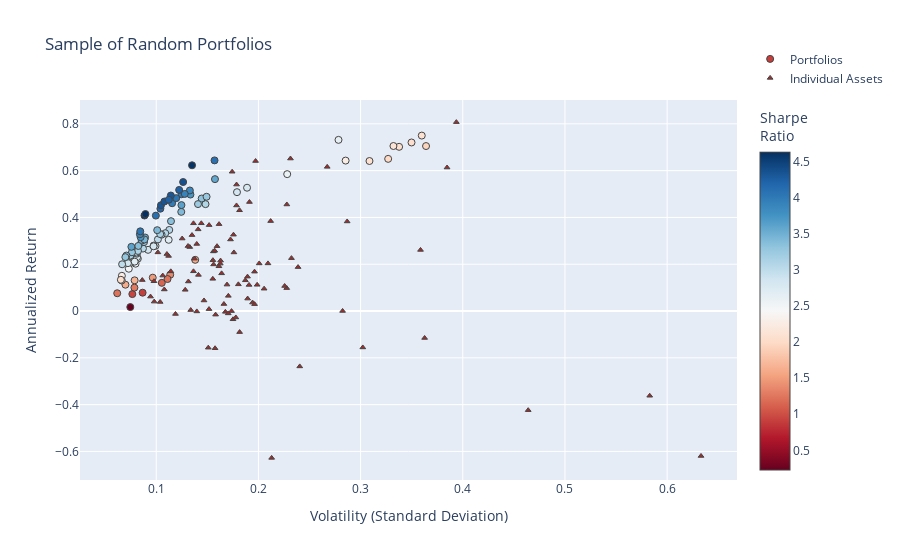

Notebook source saved alongside this figure:
### Code cell
fig2 = go.Figure()

fig2.add_trace(go.Scatter(
    x=[p["variance"]**0.5 for p in dominant_portfolios],  # Convert variance to volatility
    y=[p["return"] for p in dominant_portfolios],
    mode='markers',
    marker=dict(
        color=[p["return"] / (p["variance"]**0.5) for p in dominant_portfolios],  # Sharpe Ratio
        showscale=True,
        size=7,
        line=dict(width=1),
        colorscale="RdBu",
        colorbar=dict(title="Sharpe<br>Ratio")
    ),
    hoverinfo='text',
    text=[
        f"Return: {p['return']:.2%}<br>Volatility: {p['variance']**0.5:.2f}<br>" +
        "<br>".join([f"{p['tickers'][i]}: Weight={p['weights'][i]:.2f}" for i in range(len(p['tickers']))])
        for p in dominant_portfolios
    ],
    name="Portfolios"
))


fig2.add_trace(go.Scatter(
    x=volatility, 
    y=annualized_returns,
    mode='markers',
    hoverinfo='text',
    hovertext=[
        f"{name} <br>Volatility: {vol:.2f} <br>Returns: {ret:.2%} <br>Sharpe Ratio: {sr:.2f}"
        for name, vol, ret, sr in zip(names, volatility, annualized_returns, sharpe_ratios)
    ],
    marker=dict(
        color='brown',
        size=5,
        symbol='triangle-up',  # Sets the marker shape to a triangle
        line=dict(width=1)
    ),
    name="Individual Assets"
))

fig2.update_layout(
    title='Sample of Random Portfolios',
    xaxis_title='Volatility (Standard Deviation)',
    yaxis_title='Annualized Return',
    legend=dict(y=5
    )
)


fig2.show()

### Figure 1 — Plotly figure (JSON) as saved in the notebook; plotly's stock layout.template omitted (floating-point values rounded to 4 significant figures)
{"data": [{"hoverinfo": "text", "marker": {"color": [0.9052, 1.142, 1.583, 3.082, 1.364, 1.232, 2.713, 1.476, 3.074, 2.536, 3.056, 1.664, 2.73, 3.098, 3.405, 3.011, 3.329, 0.9456, 2.842, 2.806, 1.272, 2.869, 2.79, 0.2267, 3.272, 2.471, 3.355, 2.841, 3.164, 1.937, 2.837, 3.579, 2.737, 3.529, 3.422, 4.092, 2.828, 4.611, 3.068, 3.023, 1.611, 3.094, 2.564, 1.989, 3.421, 3.244, 4.203, 3.124, 3.729, 4.612, 2.831, 2.078, 3.63, 3.986, 2.077, 3.344, 3.0, 2.059, 3.507, 2.123, 1.969, 2.675, 3.173, 3.295, 3.456, 3.625, 3.876, 4.321, 2.253, 2.268, 3.724, 3.373, 1.229, 3.348, 4.0, 4.634, 2.628, 4.036, 4.099, 3.903, 3.3, 4.319, 2.084, 2.042, 3.913, 4.228, 4.334, 4.364, 4.036, 4.236], "colorbar": {"title": {"text": "Sharpe<br>Ratio"}}, "colorscale": [[0, "rgb(103,0,31)"], [0.1, "rgb(178,24,43)"], [0.2, "rgb(214,96,77)"], [0.3, "rgb(244,165,130)"], [0.4, "rgb(253,219,199)"], [0.5, "rgb(247,247,247)"], [0.6, "rgb(209,229,240)"], [0.7, "rgb(146,197,222)"], [0.8, "rgb(67,147,195)"], [0.9, "rgb(33,102,172)"], [1, "rgb(5,48,97)"]], "line": {"width": 1}, "showscale": true, "size": 7}, "mode": "markers", "name": "Portfolios", "text": ["Return: 7.85%<br>Volatility: 0.09<br>DUK_Close: Weight=0.67<br>CVX_Close: Weight=0.04<br>NKE_Close: Weight=0.29", "Return: 12.04%<br>Volatility: 0.11<br>MDT_Close: Weight=0.46<br>ABT_Close: Weight=0.34<br>PFE_Close: Weight=0.20", "Return: 21.88%<br>Volatility: 0.14<br>JPM_Close: Weight=0.83<br>TXN_Close: Weight=0.12<br>QCOM_Close: Weight=0.05", "Return: 45.69%<br>Volatility: 0.15<br>MSFT_Close: Weight=0.12<br>DE_Close: Weight=0.47<br>PG_Close: Weight=0.17<br>NVDA_Close: Weight=0.24", "Return: 15.51%<br>Volatility: 0.11<br>VZ_Close: Weight=0.60<br>ETN_Close: Weight=0.22<br>CRM_Close: Weight=0.15<br>VRTX_Close: Weight=0.03", "Return: 13.68%<br>Volatility: 0.11<br>WFC_Close: Weight=0.46<br>SRE_Close: Weight=0.04<br>GOOG_Close: Weight=0.13<br>SYY_Close: Weight=0.37", "Return: 30.44%<br>Volatility: 0.11<br>AEP_Close: Weight=0.38<br>PYPL_Close: Weight=0.22<br>CRM_Close: Weight=0.40", "Return: 14.26%<br>Volatility: 0.10<br>EXC_Close: Weight=0.48<br>BMY_Close: Weight=0.07<br>ABT_Close: Weight=0.26<br>REGN_Close: Weight=0.19", "Return: 34.66%<br>Volatility: 0.11<br>SYY_Close: Weight=0.60<br>BA_Close: Weight=0.14<br>ADBE_Close: Weight=0.10<br>JPM_Close: Weight=0.00<br>CAT_Close: Weight=0.16", "Return: 20.24%<br>Volatility: 0.08<br>REGN_Close: Weight=0.10<br>DHR_Close: Weight=0.07<br>NEE_Close: Weight=0.59<br>RTX_Close: Weight=0.15<br>MSFT_Close: Weight=0.09", "Return: 33.27%<br>Volatility: 0.11<br>EXC_Close: Weight=0.19<br>META_Close: Weight=0.16<br>DE_Close: Weight=0.52<br>SYY_Close: Weight=0.14", "Return: 13.12%<br>Volatility: 0.08<br>HON_Close: Weight=0.10<br>ORCL_Close: Weight=0.19<br>DUK_Close: Weight=0.12<br>NEE_Close: Weight=0.33<br>SO_Close: Weight=0.26", "Return: 22.38%<br>Volatility: 0.08<br>IBM_Close: Weight=0.06<br>ABT_Close: Weight=0.00<br>BTI_Close: Weight=0.11<br>DUK_Close: Weight=0.54<br>CAT_Close: Weight=0.29", "Return: 32.61%<br>Volatility: 0.11<br>HD_Close: Weight=0.57<br>BIIB_Close: Weight=0.16<br>NVDA_Close: Weight=0.03<br>INTC_Close: Weight=0.07<br>DE_Close: Weight=0.18", "Return: 42.39%<br>Volatility: 0.12<br>CAT_Close: Weight=0.52<br>AMZN_Close: Weight=0.14<br>XOM_Close: Weight=0.20<br>SAP_Close: Weight=0.13<br>DIS_Close: Weight=0.01", "Return: 30.60%<br>Volatility: 0.10<br>XOM_Close: Weight=0.20<br>NEE_Close: Weight=0.33<br>ISRG_Close: Weight=0.47", "Return: 48.10%<br>Volatility: 0.14<br>ADBE_Close: Weight=0.26<br>ABT_Close: Weight=0.02<br>ABBV_Close: Weight=0.67<br>GIS_Close: Weight=0.01<br>SO_Close: Weight=0.05", "Return: 7.24%<br>Volatility: 0.08<br>ACN_Close: Weight=0.19<br>GILD_Close: Weight=0.03<br>AEP_Close: Weight=0.42<br>MRK_Close: Weight=0.33<br>EMR_Close: Weight=0.03", "Return: 26.16%<br>Volatility: 0.09<br>CPB_Close: Weight=0.16<br>PEP_Close: Weight=0.22<br>TXN_Close: Weight=0.20<br>HD_Close: Weight=0.23<br>PYPL_Close: Weight=0.19", "Return: 27.86%<br>Volatility: 0.10<br>ABT_Close: Weight=0.20<br>V_Close: Weight=0.52<br>EW_Close: Weight=0.17<br>JPM_Close: Weight=0.11", "Return: 10.01%<br>Volatility: 0.08<br>PG_Close: Weight=0.62<br>VZ_Close: Weight=0.16<br>GOOGL_Close: Weight=0.22", "Return: 27.97%<br>Volatility: 0.10<br>CAT_Close: Weight=0.23<br>GOOGL_Close: Weight=0.01<br>JNJ_Close: Weight=0.76", "Return: 52.70%<br>Volatility: 0.19<br>NVDA_Close: Weight=0.17<br>VRTX_Close: Weight=0.02<br>ISRG_Close: Weight=0.81", "Return: 1.69%<br>Volatility: 0.07<br>SRE_Close: Weight=0.30<br>MRK_Close: Weight=0.25<br>KO_Close: Weight=0.24<br>ABT_Close: Weight=0.08<br>GIS_Close: Weight=0.13", "Return: 48.84%<br>Volatility: 0.15<br>GIS_Close: Weight=0.09<br>TXN_Close: Weight=0.22<br>CAT_Close: Weight=0.34<br>LMT_Close: Weight=0.07<br>VRTX_Close: Weight=0.28", "Return: 18.08%<br>Volatility: 0.07<br>RTX_Close: Weight=0.08<br>CRM_Close: Weight=0.26<br>RMD_Close: Weight=0.08<br>KO_Close: Weight=0.56<br>BABA_Close: Weight=0.02", "Return: 38.40%<br>Volatility: 0.11<br>SYK_Close: Weight=0.37<br>MMM_Close: Weight=0.28<br>CAT_Close: Weight=0.35", "Return: 27.68%<br>Volatility: 0.10<br>KO_Close: Weight=0.18<br>V_Close: Weight=0.66<br>SYK_Close: Weight=0.08<br>TXN_Close: Weight=0.09", "Return: 32.87%<br>Volatility: 0.10<br>GS_Close: Weight=0.22<br>DE_Close: Weight=0.24<br>BA_Close: Weight=0.19<br>ABT_Close: Weight=0.35", "Return: 70.51%<br>Volatility: 0.36<br>AMD_Close: Weight=0.03<br>CPB_Close: Weight=0.07<br>NVDA_Close: Weight=0.91", "Return: 50.80%<br>Volatility: 0.18<br>ADBE_Close: Weight=0.43<br>EMR_Close: Weight=0.02<br>PYPL_Close: Weight=0.47<br>DIS_Close: Weight=0.05<br>CSCO_Close: Weight=0.04", "Return: 56.37%<br>Volatility: 0.16<br>NKE_Close: Weight=0.02<br>HD_Close: Weight=0.09<br>BA_Close: Weight=0.90", "Return: 20.77%<br>Volatility: 0.08<br>MCD_Close: Weight=0.39<br>MDT_Close: Weight=0.04<br>LLY_Close: Weight=0.29<br>CVX_Close: Weight=0.24<br>ACN_Close: Weight=0.04", "Return: 31.43%<br>Volatility: 0.09<br>BABA_Close: Weight=0.21<br>MCD_Close: Weight=0.29<br>AEP_Close: Weight=0.50", "Return: 34.55%<br>Volatility: 0.10<br>AEP_Close: Weight=0.03<br>NKE_Close: Weight=0.01<br>LMT_Close: Weight=0.50<br>MRK_Close: Weight=0.07<br>BA_Close: Weight=0.38", "Return: 40.78%<br>Volatility: 0.10<br>TXN_Close: Weight=0.12<br>TMO_Close: Weight=0.31<br>DE_Close: Weight=0.24<br>META_Close: Weight=0.03<br>BA_Close: Weight=0.30", "Return: 22.98%<br>Volatility: 0.08<br>CMCSA_Close: Weight=0.06<br>PG_Close: Weight=0.28<br>MMM_Close: Weight=0.34<br>MSFT_Close: Weight=0.32", "Return: 40.83%<br>Volatility: 0.09<br>KO_Close: Weight=0.35<br>ABBV_Close: Weight=0.14<br>PYPL_Close: Weight=0.14<br>MA_Close: Weight=0.11<br>BA_Close: Weight=0.26", "Return: 26.70%<br>Volatility: 0.09<br>MRK_Close: Weight=0.11<br>MA_Close: Weight=0.35<br>LMT_Close: Weight=0.34<br>UNH_Close: Weight=0.20", "Return: 24.49%<br>Volatility: 0.08<br>AMZN_Close: Weight=0.10<br>NEE_Close: Weight=0.48<br>WMT_Close: Weight=0.21<br>T_Close: Weight=0.16<br>CSCO_Close: Weight=0.05", "Return: 11.26%<br>Volatility: 0.07<br>MO_Close: Weight=0.08<br>V_Close: Weight=0.02<br>KO_Close: Weight=0.67<br>WFC_Close: Weight=0.15<br>ORCL_Close: Weight=0.09", "Return: 24.98%<br>Volatility: 0.08<br>NEE_Close: Weight=0.41<br>MA_Close: Weight=0.08<br>LMT_Close: Weight=0.50<br>JPM_Close: Weight=0.01", "Return: 58.50%<br>Volatility: 0.23<br>NVDA_Close: Weight=0.50<br>AAPL_Close: Weight=0.17<br>MMM_Close: Weight=0.02<br>ISRG_Close: Weight=0.22<br>HD_Close: Weight=0.10", "Return: 65.03%<br>Volatility: 0.33<br>NVDA_Close: Weight=0.81<br>AEP_Close: Weight=0.07<br>RDY_Close: Weight=0.11", "Return: 29.24%<br>Volatility: 0.09<br>JNJ_Close: Weight=0.45<br>V_Close: Weight=0.38<br>BA_Close: Weight=0.16", "Return: 45.71%<br>Volatility: 0.14<br>NVDA_Close: Weight=0.09<br>MSFT_Close: Weight=0.72<br>CAT_Close: Weight=0.19", "Return: 43.74%<br>Volatility: 0.10<br>CAT_Close: Weight=0.28<br>EXC_Close: Weight=0.25<br>LLY_Close: Weight=0.01<br>K_Close: Weight=0.07<br>BA_Close: Weight=0.39", "Return: 25.67%<br>Volatility: 0.08<br>HON_Close: Weight=0.02<br>AEP_Close: Weight=0.34<br>AAPL_Close: Weight=0.15<br>ABBV_Close: Weight=0.11<br>ACN_Close: Weight=0.39", "Return: 49.77%<br>Volatility: 0.13<br>BTI_Close: Weight=0.07<br>CAT_Close: Weight=0.53<br>MA_Close: Weight=0.39", "Return: 62.29%<br>Volatility: 0.14<br>PYPL_Close: Weight=0.18<br>CAT_Close: Weight=0.40<br>BA_Close: Weight=0.42<br>BMY_Close: Weight=0.00", "Return: 20.48%<br>Volatility: 0.07<br>DHR_Close: Weight=0.28<br>TXN_Close: Weight=0.18<br>MS_Close: Weight=0.00<br>KO_Close: Weight=0.44<br>ABBV_Close: Weight=0.10", "Return: 70.18%<br>Volatility: 0.34<br>BSX_Close: Weight=0.02<br>BMY_Close: Weight=0.13<br>NVDA_Close: Weight=0.85", "Return: 45.27%<br>Volatility: 0.12<br>CAT_Close: Weight=0.50<br>RDY_Close: Weight=0.03<br>META_Close: Weight=0.27<br>MMM_Close: Weight=0.08<br>ACN_Close: Weight=0.13", "Return: 46.07%<br>Volatility: 0.12<br>MSFT_Close: Weight=0.43<br>NKE_Close: Weight=0.01<br>CAT_Close: Weight=0.36<br>UNH_Close: Weight=0.20", "Return: 64.12%<br>Volatility: 0.31<br>COST_Close: Weight=0.03<br>QCOM_Close: Weight=0.23<br>NVDA_Close: Weight=0.74", "Return: 29.46%<br>Volatility: 0.09<br>HD_Close: Weight=0.23<br>MCD_Close: Weight=0.46<br>CVX_Close: Weight=0.31", "Return: 19.98%<br>Volatility: 0.07<br>NEE_Close: Weight=0.31<br>TMO_Close: Weight=0.11<br>V_Close: Weight=0.02<br>PFE_Close: Weight=0.36<br>HD_Close: Weight=0.20", "Return: 72.03%<br>Volatility: 0.35<br>NVDA_Close: Weight=0.88<br>CMCSA_Close: Weight=0.05<br>ZBH_Close: Weight=0.06", "Return: 30.12%<br>Volatility: 0.09<br>SYY_Close: Weight=0.13<br>WMT_Close: Weight=0.29<br>PEP_Close: Weight=0.40<br>ABBV_Close: Weight=0.19", "Return: 70.53%<br>Volatility: 0.33<br>NVDA_Close: Weight=0.83<br>ACN_Close: Weight=0.08<br>DHR_Close: Weight=0.05<br>CRM_Close: Weight=0.04", "Return: 13.05%<br>Volatility: 0.07<br>GM_Close: Weight=0.03<br>XOM_Close: Weight=0.26<br>PEP_Close: Weight=0.50<br>TMO_Close: Weight=0.09<br>GOOG_Close: Weight=0.12", "Return: 21.11%<br>Volatility: 0.08<br>ABT_Close: Weight=0.09<br>LMT_Close: Weight=0.51<br>GM_Close: Weight=0.15<br>CVX_Close: Weight=0.25", "Return: 23.72%<br>Volatility: 0.07<br>BA_Close: Weight=0.07<br>MCD_Close: Weight=0.17<br>V_Close: Weight=0.17<br>PEP_Close: Weight=0.56<br>AAPL_Close: Weight=0.03", "Return: 25.12%<br>Volatility: 0.08<br>HD_Close: Weight=0.41<br>UNH_Close: Weight=0.18<br>KO_Close: Weight=0.41", "Return: 30.57%<br>Volatility: 0.09<br>LMT_Close: Weight=0.62<br>WMT_Close: Weight=0.21<br>MCD_Close: Weight=0.17", "Return: 27.44%<br>Volatility: 0.08<br>NEE_Close: Weight=0.38<br>HD_Close: Weight=0.31<br>BSX_Close: Weight=0.11<br>EMR_Close: Weight=0.03<br>DE_Close: Weight=0.18", "Return: 51.52%<br>Volatility: 0.13<br>ISRG_Close: Weight=0.32<br>CAT_Close: Weight=0.53<br>CVX_Close: Weight=0.14", "Return: 45.21%<br>Volatility: 0.10<br>BA_Close: Weight=0.45<br>SAP_Close: Weight=0.04<br>MCD_Close: Weight=0.44<br>PEP_Close: Weight=0.07", "Return: 64.30%<br>Volatility: 0.29<br>NVDA_Close: Weight=0.69<br>MA_Close: Weight=0.13<br>TMO_Close: Weight=0.18", "Return: 15.05%<br>Volatility: 0.07<br>SAP_Close: Weight=0.29<br>DIS_Close: Weight=0.06<br>XOM_Close: Weight=0.33<br>NEE_Close: Weight=0.31", "Return: 31.56%<br>Volatility: 0.08<br>XOM_Close: Weight=0.17<br>ACN_Close: Weight=0.29<br>ABBV_Close: Weight=0.17<br>MCD_Close: Weight=0.37", "Return: 27.82%<br>Volatility: 0.08<br>HD_Close: Weight=0.05<br>SAP_Close: Weight=0.23<br>LLY_Close: Weight=0.22<br>MCD_Close: Weight=0.27<br>WMT_Close: Weight=0.23", "Return: 7.60%<br>Volatility: 0.06<br>F_Close: Weight=0.17<br>BAC_Close: Weight=0.07<br>KO_Close: Weight=0.45<br>IBM_Close: Weight=0.10<br>DUK_Close: Weight=0.22", "Return: 23.71%<br>Volatility: 0.07<br>TXN_Close: Weight=0.25<br>KO_Close: Weight=0.41<br>HON_Close: Weight=0.25<br>WMT_Close: Weight=0.06<br>REGN_Close: Weight=0.02", "Return: 49.91%<br>Volatility: 0.12<br>DE_Close: Weight=0.28<br>KO_Close: Weight=0.12<br>BA_Close: Weight=0.60", "Return: 41.44%<br>Volatility: 0.09<br>BA_Close: Weight=0.37<br>UNH_Close: Weight=0.07<br>ISRG_Close: Weight=0.04<br>JNJ_Close: Weight=0.22<br>MCD_Close: Weight=0.30", "Return: 73.15%<br>Volatility: 0.28<br>META_Close: Weight=0.01<br>ABBV_Close: Weight=0.09<br>BA_Close: Weight=0.21<br>NVDA_Close: Weight=0.69", "Return: 48.25%<br>Volatility: 0.12<br>CMCSA_Close: Weight=0.03<br>BA_Close: Weight=0.61<br>DE_Close: Weight=0.07<br>PEP_Close: Weight=0.10<br>MSFT_Close: Weight=0.19", "Return: 64.38%<br>Volatility: 0.16<br>PYPL_Close: Weight=0.41<br>CAT_Close: Weight=0.53<br>VRTX_Close: Weight=0.06", "Return: 32.80%<br>Volatility: 0.08<br>BABA_Close: Weight=0.14<br>ACN_Close: Weight=0.20<br>MCD_Close: Weight=0.22<br>SO_Close: Weight=0.02<br>HON_Close: Weight=0.43", "Return: 23.03%<br>Volatility: 0.07<br>JPM_Close: Weight=0.15<br>ABBV_Close: Weight=0.25<br>DUK_Close: Weight=0.24<br>KO_Close: Weight=0.25<br>CSCO_Close: Weight=0.11", "Return: 49.36%<br>Volatility: 0.11<br>MMM_Close: Weight=0.35<br>CAT_Close: Weight=0.20<br>BA_Close: Weight=0.45", "Return: 74.98%<br>Volatility: 0.36<br>ACN_Close: Weight=0.01<br>KO_Close: Weight=0.08<br>NVDA_Close: Weight=0.91", "Return: 13.35%<br>Volatility: 0.07<br>ETN_Close: Weight=0.15<br>LMT_Close: Weight=0.09<br>MSFT_Close: Weight=0.04<br>KO_Close: Weight=0.59<br>DIS_Close: Weight=0.13", "Return: 50.06%<br>Volatility: 0.13<br>GOOGL_Close: Weight=0.08<br>BA_Close: Weight=0.55<br>DE_Close: Weight=0.35<br>GE_Close: Weight=0.01", "Return: 51.76%<br>Volatility: 0.12<br>CAT_Close: Weight=0.46<br>ETN_Close: Weight=0.04<br>UNH_Close: Weight=0.37<br>PYPL_Close: Weight=0.14", "Return: 46.81%<br>Volatility: 0.11<br>ABBV_Close: Weight=0.36<br>UNH_Close: Weight=0.44<br>BA_Close: Weight=0.20", "Return: 55.14%<br>Volatility: 0.13<br>BA_Close: Weight=0.56<br>ABBV_Close: Weight=0.42<br>AMD_Close: Weight=0.02", "Return: 34.06%<br>Volatility: 0.08<br>BA_Close: Weight=0.26<br>CAT_Close: Weight=0.25<br>LLY_Close: Weight=0.05<br>DUK_Close: Weight=0.45", "Return: 47.56%<br>Volatility: 0.11<br>BA_Close: Weight=0.53<br>MDT_Close: Weight=0.04<br>MCD_Close: Weight=0.43"], "type": "scatter", "x": [0.08669, 0.1055, 0.1382, 0.1483, 0.1137, 0.1111, 0.1122, 0.0966, 0.1128, 0.07979, 0.1088, 0.07885, 0.08201, 0.1053, 0.1245, 0.1016, 0.1445, 0.07662, 0.09202, 0.0993, 0.07867, 0.09749, 0.1889, 0.07463, 0.1493, 0.07317, 0.1145, 0.09743, 0.1039, 0.364, 0.179, 0.1575, 0.07586, 0.08908, 0.101, 0.09965, 0.08126, 0.08854, 0.08702, 0.08103, 0.06987, 0.08074, 0.2282, 0.327, 0.08547, 0.1409, 0.1041, 0.08218, 0.1335, 0.1351, 0.07236, 0.3377, 0.1247, 0.1156, 0.3087, 0.08809, 0.06662, 0.3498, 0.08588, 0.3322, 0.06631, 0.07892, 0.07475, 0.07623, 0.08848, 0.07569, 0.1329, 0.1046, 0.2853, 0.06638, 0.08475, 0.08248, 0.06184, 0.07082, 0.1248, 0.08943, 0.2784, 0.1196, 0.1571, 0.08403, 0.0698, 0.1143, 0.3599, 0.0654, 0.1279, 0.1224, 0.108, 0.1263, 0.08439, 0.1123], "y": [0.07846, 0.1204, 0.2188, 0.4569, 0.1551, 0.1368, 0.3044, 0.1426, 0.3466, 0.2024, 0.3327, 0.1312, 0.2238, 0.3261, 0.4239, 0.306, 0.481, 0.07245, 0.2616, 0.2786, 0.1001, 0.2797, 0.527, 0.01692, 0.4884, 0.1808, 0.384, 0.2768, 0.3287, 0.7051, 0.508, 0.5637, 0.2077, 0.3143, 0.3455, 0.4078, 0.2298, 0.4083, 0.267, 0.2449, 0.1126, 0.2498, 0.585, 0.6503, 0.2924, 0.4571, 0.4374, 0.2567, 0.4977, 0.6229, 0.2048, 0.7018, 0.4527, 0.4607, 0.6412, 0.2946, 0.1998, 0.7203, 0.3012, 0.7053, 0.1305, 0.2111, 0.2372, 0.2512, 0.3057, 0.2744, 0.5152, 0.4521, 0.643, 0.1505, 0.3156, 0.2782, 0.076, 0.2371, 0.4991, 0.4144, 0.7315, 0.4825, 0.6438, 0.328, 0.2303, 0.4936, 0.7498, 0.1335, 0.5006, 0.5176, 0.4681, 0.5514, 0.3406, 0.4756]}, {"hoverinfo": "text", "hovertext": ["GILD_Close <br>Volatility: 0.19 <br>Returns: 5.32% <br>Sharpe Ratio: 0.28", "V_Close <br>Volatility: 0.13 <br>Returns: 30.98% <br>Sharpe Ratio: 2.47", "HD_Close <br>Volatility: 0.14 <br>Returns: 32.45% <br>Sharpe Ratio: 2.40", "PEP_Close <br>Volatility: 0.10 <br>Returns: 12.73% <br>Sharpe Ratio: 1.30", "ISRG_Close <br>Volatility: 0.19 <br>Returns: 46.59% <br>Sharpe Ratio: 2.44", "COST_Close <br>Volatility: 0.20 <br>Returns: 11.21% <br>Sharpe Ratio: 0.56", "DHR_Close <br>Volatility: 0.13 <br>Returns: 9.07% <br>Sharpe Ratio: 0.71", "GOOG_Close <br>Volatility: 0.16 <br>Returns: 27.71% <br>Sharpe Ratio: 1.74", "NFLX_Close <br>Volatility: 0.29 <br>Returns: 38.28% <br>Sharpe Ratio: 1.33", "DUK_Close <br>Volatility: 0.09 <br>Returns: 6.18% <br>Sharpe Ratio: 0.66", "WMT_Close <br>Volatility: 0.18 <br>Returns: 43.06% <br>Sharpe Ratio: 2.37", "DE_Close <br>Volatility: 0.18 <br>Returns: 45.12% <br>Sharpe Ratio: 2.53", "SO_Close <br>Volatility: 0.12 <br>Returns: -1.26% <br>Sharpe Ratio: -0.11", "ADBE_Close <br>Volatility: 0.23 <br>Returns: 45.54% <br>Sharpe Ratio: 2.00", "RDY_Close <br>Volatility: 0.30 <br>Returns: -15.56% <br>Sharpe Ratio: -0.52", "KR_Close <br>Volatility: 0.36 <br>Returns: -11.51% <br>Sharpe Ratio: -0.32", "ETN_Close <br>Volatility: 0.16 <br>Returns: 13.76% <br>Sharpe Ratio: 0.89", "BIIB_Close <br>Volatility: 0.23 <br>Returns: 9.80% <br>Sharpe Ratio: 0.43", "META_Close <br>Volatility: 0.17 <br>Returns: 30.58% <br>Sharpe Ratio: 1.77", "MCD_Close <br>Volatility: 0.14 <br>Returns: 37.50% <br>Sharpe Ratio: 2.75", "MRK_Close <br>Volatility: 0.15 <br>Returns: -15.66% <br>Sharpe Ratio: -1.04", "SRE_Close <br>Volatility: 0.13 <br>Returns: 0.42% <br>Sharpe Ratio: 0.03", "NKE_Close <br>Volatility: 0.23 <br>Returns: 10.70% <br>Sharpe Ratio: 0.47", "CRM_Close <br>Volatility: 0.16 <br>Returns: 25.48% <br>Sharpe Ratio: 1.63", "F_Close <br>Volatility: 0.17 <br>Returns: 3.00% <br>Sharpe Ratio: 0.18", "HON_Close <br>Volatility: 0.10 <br>Returns: 25.07% <br>Sharpe Ratio: 2.47", "JPM_Close <br>Volatility: 0.16 <br>Returns: 19.92% <br>Sharpe Ratio: 1.28", "UA_Close <br>Volatility: 0.46 <br>Returns: -42.37% <br>Sharpe Ratio: -0.91", "INTC_Close <br>Volatility: 0.18 <br>Returns: 32.63% <br>Sharpe Ratio: 1.86", "EXC_Close <br>Volatility: 0.13 <br>Returns: 12.63% <br>Sharpe Ratio: 0.96", "EW_Close <br>Volatility: 0.23 <br>Returns: 22.60% <br>Sharpe Ratio: 0.97", "AMZN_Close <br>Volatility: 0.21 <br>Returns: 38.44% <br>Sharpe Ratio: 1.81", "NEE_Close <br>Volatility: 0.11 <br>Returns: 23.55% <br>Sharpe Ratio: 2.10", "AMGN_Close <br>Volatility: 0.17 <br>Returns: -0.36% <br>Sharpe Ratio: -0.02", "KO_Close <br>Volatility: 0.09 <br>Returns: 13.24% <br>Sharpe Ratio: 1.53", "SYK_Close <br>Volatility: 0.16 <br>Returns: 21.73% <br>Sharpe Ratio: 1.40", "TXN_Close <br>Volatility: 0.16 <br>Returns: 37.14% <br>Sharpe Ratio: 2.30", "IBM_Close <br>Volatility: 0.16 <br>Returns: -15.90% <br>Sharpe Ratio: -1.01", "ZBH_Close <br>Volatility: 0.19 <br>Returns: 3.62% <br>Sharpe Ratio: 0.19", "LLY_Close <br>Volatility: 0.15 <br>Returns: 4.51% <br>Sharpe Ratio: 0.31", "BMY_Close <br>Volatility: 0.18 <br>Returns: 11.41% <br>Sharpe Ratio: 0.63", "BABA_Close <br>Volatility: 0.27 <br>Returns: 61.61% <br>Sharpe Ratio: 2.30", "AAPL_Close <br>Volatility: 0.18 <br>Returns: 25.04% <br>Sharpe Ratio: 1.42", "VZ_Close <br>Volatility: 0.17 <br>Returns: 11.30% <br>Sharpe Ratio: 0.67", "PM_Close <br>Volatility: 0.14 <br>Returns: -0.16% <br>Sharpe Ratio: -0.01", "ACN_Close <br>Volatility: 0.13 <br>Returns: 27.35% <br>Sharpe Ratio: 2.06", "MA_Close <br>Volatility: 0.14 <br>Returns: 37.50% <br>Sharpe Ratio: 2.60", "CVX_Close <br>Volatility: 0.14 <br>Returns: 15.44% <br>Sharpe Ratio: 1.09", "TSLA_Close <br>Volatility: 0.36 <br>Returns: 26.10% <br>Sharpe Ratio: 0.73", "AEP_Close <br>Volatility: 0.11 <br>Returns: 15.15% <br>Sharpe Ratio: 1.42", "ORCL_Close <br>Volatility: 0.19 <br>Returns: 13.13% <br>Sharpe Ratio: 0.70", "SYY_Close <br>Volatility: 0.16 <br>Returns: 19.12% <br>Sharpe Ratio: 1.19", "T_Close <br>Volatility: 0.18 <br>Returns: -3.53% <br>Sharpe Ratio: -0.20", "BAC_Close <br>Volatility: 0.21 <br>Returns: 20.36% <br>Sharpe Ratio: 0.97", "SAP_Close <br>Volatility: 0.14 <br>Returns: 22.38% <br>Sharpe Ratio: 1.63", "AMD_Close <br>Volatility: 0.58 <br>Returns: -36.20% <br>Sharpe Ratio: -0.62", "ABBV_Close <br>Volatility: 0.18 <br>Returns: 54.05% <br>Sharpe Ratio: 3.03", "CMCSA_Close <br>Volatility: 0.21 <br>Returns: 9.55% <br>Sharpe Ratio: 0.46", "RTX_Close <br>Volatility: 0.14 <br>Returns: 16.98% <br>Sharpe Ratio: 1.24", "RMD_Close <br>Volatility: 0.20 <br>Returns: 20.34% <br>Sharpe Ratio: 1.01", "JNJ_Close <br>Volatility: 0.11 <br>Returns: 16.97% <br>Sharpe Ratio: 1.49", "CSCO_Close <br>Volatility: 0.16 <br>Returns: 16.11% <br>Sharpe Ratio: 0.98", "XOM_Close <br>Volatility: 0.10 <br>Returns: 3.88% <br>Sharpe Ratio: 0.37", "SNAP_Close <br>Volatility: 0.63 <br>Returns: -61.94% <br>Sharpe Ratio: -0.98", "TMO_Close <br>Volatility: 0.16 <br>Returns: 21.55% <br>Sharpe Ratio: 1.32", "CAT_Close <br>Volatility: 0.20 <br>Returns: 64.11% <br>Sharpe Ratio: 3.25", "EMR_Close <br>Volatility: 0.16 <br>Returns: 20.27% <br>Sharpe Ratio: 1.25", "LMT_Close <br>Volatility: 0.11 <br>Returns: 24.36% <br>Sharpe Ratio: 2.21", "MDT_Close <br>Volatility: 0.15 <br>Returns: 0.82% <br>Sharpe Ratio: 0.05", "BA_Close <br>Volatility: 0.17 <br>Returns: 59.54% <br>Sharpe Ratio: 3.42", "GOOGL_Close <br>Volatility: 0.16 <br>Returns: 25.77% <br>Sharpe Ratio: 1.64", "NVDA_Close <br>Volatility: 0.39 <br>Returns: 80.73% <br>Sharpe Ratio: 2.05", "MS_Close <br>Volatility: 0.20 <br>Returns: 16.83% <br>Sharpe Ratio: 0.86", "K_Close <br>Volatility: 0.18 <br>Returns: -9.01% <br>Sharpe Ratio: -0.50", "REGN_Close <br>Volatility: 0.28 <br>Returns: 0.03% <br>Sharpe Ratio: 0.00", "PYPL_Close <br>Volatility: 0.23 <br>Returns: 65.17% <br>Sharpe Ratio: 2.82", "VRTX_Close <br>Volatility: 0.38 <br>Returns: 61.33% <br>Sharpe Ratio: 1.59", "GE_Close <br>Volatility: 0.21 <br>Returns: -62.75% <br>Sharpe Ratio: -2.95", "GIS_Close <br>Volatility: 0.17 <br>Returns: -0.03% <br>Sharpe Ratio: -0.00", "ABT_Close <br>Volatility: 0.14 <br>Returns: 28.67% <br>Sharpe Ratio: 2.05", "DIS_Close <br>Volatility: 0.16 <br>Returns: -1.54% <br>Sharpe Ratio: -0.10", "QCOM_Close <br>Volatility: 0.24 <br>Returns: 18.78% <br>Sharpe Ratio: 0.79", "PG_Close <br>Volatility: 0.10 <br>Returns: 4.02% <br>Sharpe Ratio: 0.41", "MSFT_Close <br>Volatility: 0.15 <br>Returns: 36.72% <br>Sharpe Ratio: 2.42", "UNH_Close <br>Volatility: 0.14 <br>Returns: 34.90% <br>Sharpe Ratio: 2.48", "GS_Close <br>Volatility: 0.20 <br>Returns: 2.94% <br>Sharpe Ratio: 0.15", "PFE_Close <br>Volatility: 0.11 <br>Returns: 9.22% <br>Sharpe Ratio: 0.85", "MO_Close <br>Volatility: 0.18 <br>Returns: -2.75% <br>Sharpe Ratio: -0.15", "GM_Close <br>Volatility: 0.19 <br>Returns: 14.71% <br>Sharpe Ratio: 0.78", "BTI_Close <br>Volatility: 0.19 <br>Returns: 11.15% <br>Sharpe Ratio: 0.58", "CPB_Close <br>Volatility: 0.24 <br>Returns: -23.67% <br>Sharpe Ratio: -0.98", "BSX_Close <br>Volatility: 0.17 <br>Returns: -1.01% <br>Sharpe Ratio: -0.06", "WFC_Close <br>Volatility: 0.17 <br>Returns: 6.48% <br>Sharpe Ratio: 0.38", "MMM_Close <br>Volatility: 0.13 <br>Returns: 27.77% <br>Sharpe Ratio: 2.12"], "marker": {"color": "brown", "line": {"width": 1}, "size": 5, "symbol": "triangle-up"}, "mode": "markers", "name": "Individual Assets", "type": "scatter", "x": [0.1895, 0.1254, 0.135, 0.09778, 0.1912, 0.1988, 0.1284, 0.1595, 0.2869, 0.09441, 0.1815, 0.1786, 0.1188, 0.2278, 0.3022, 0.3627, 0.1554, 0.2277, 0.1727, 0.1365, 0.1509, 0.1338, 0.2257, 0.1559, 0.1662, 0.1016, 0.1562, 0.464, 0.1756, 0.1315, 0.2323, 0.212, 0.1121, 0.1677, 0.08636, 0.1555, 0.1615, 0.1576, 0.1943, 0.1468, 0.1804, 0.2673, 0.176, 0.1693, 0.1397, 0.1328, 0.1441, 0.1413, 0.3586, 0.1064, 0.1872, 0.1614, 0.1751, 0.2094, 0.1374, 0.5829, 0.1786, 0.2056, 0.1365, 0.2008, 0.1143, 0.164, 0.1039, 0.6332, 0.163, 0.1972, 0.1627, 0.1104, 0.1517, 0.1743, 0.1573, 0.3937, 0.1962, 0.1816, 0.2824, 0.2314, 0.3846, 0.213, 0.1737, 0.1397, 0.1581, 0.2388, 0.09803, 0.1518, 0.141, 0.1963, 0.1079, 0.1779, 0.1893, 0.1908, 0.2404, 0.1705, 0.1706, 0.1311], "y": [0.05321, 0.3098, 0.3245, 0.1273, 0.4659, 0.1121, 0.09067, 0.2771, 0.3828, 0.06184, 0.4306, 0.4512, -0.01259, 0.4554, -0.1556, -0.1151, 0.1376, 0.09799, 0.3058, 0.375, -0.1566, 0.004163, 0.107, 0.2548, 0.02996, 0.2507, 0.1992, -0.4237, 0.3263, 0.1263, 0.226, 0.3844, 0.2355, -0.003551, 0.1324, 0.2173, 0.3714, -0.159, 0.03617, 0.04513, 0.1141, 0.6161, 0.2504, 0.113, -0.001648, 0.2735, 0.375, 0.1544, 0.261, 0.1515, 0.1313, 0.1912, -0.03526, 0.2036, 0.2238, -0.362, 0.5405, 0.09549, 0.1698, 0.2034, 0.1697, 0.1611, 0.0388, -0.6194, 0.2155, 0.6411, 0.2027, 0.2436, 0.008206, 0.5954, 0.2577, 0.8073, 0.1683, -0.09007, 0.0003193, 0.6517, 0.6133, -0.6275, -0.0003006, 0.2867, -0.01539, 0.1878, 0.04023, 0.3672, 0.349, 0.02945, 0.09217, -0.02746, 0.1471, 0.1115, -0.2367, -0.01012, 0.06484, 0.2777]}], "layout": {"legend": {"y": 5}, "title": {"text": "Sample of Random Portfolios"}, "xaxis": {"title": {"text": "Volatility (Standard Deviation)"}}, "yaxis": {"title": {"text": "Annualized Return"}}}}
